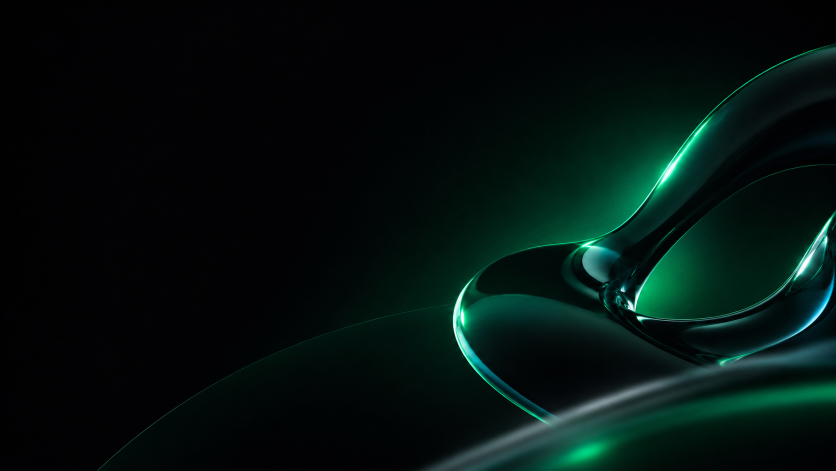
#> input picture brand/templates-src/Capas/fundoCapa01.png, 1672 x 941 px (shown at 1/2 size)
$ python build_templates.py ../templates-src/Canvas/fundoCanvaBoth01.png
#> lines starting #> are read from the running program, lines starting #| are printed output that depends on the picture; after the words box and inside, x2 and y2 are one past the last pixel; in counts of white or black regions, pixels touching at a corner belong together
#!/usr/bin/env python3
"""
O PIPELINE DE ARTES DO CITi SLIDES.

Este script é a razão de existirem 38 artes em vez de 4. O sistema antigo tinha
as zonas de texto ANOTADAS À MÃO, uma por uma, e é por isso que ele nunca passou
de quatro fundos: ninguém vai anotar 38 artes x 9 arquétipos na mão.

Aqui a máquina MEDE a arte:

  1. converte o PNG mestre em WebP 1600x900 (a arte fecha em ~40KB);
  2. mede uma GRADE DE OCUPAÇÃO 16x9 -- o quanto cada célula do slide está
     "ocupada" visualmente (0 = vazio liso, 99 = escultura ou facho de luz);
  3. mede matiz, luminância e deriva o `tone` (a posição da arte no eixo de cor);
  4. emite um catálogo TIPADO (templateArt.generated.ts) e um CATALOGO.md legível.

Em runtime, cada arquétipo propõe vários arranjos possíveis e o motor pontua cada
um contra a grade daquela arte (ver app/src/services/artZones.ts). O texto nunca
cai em cima da escultura, e a mesma arte muda de arranjo conforme o arquétipo.

Arte nova entra sozinha: joga o PNG (fundo estático) OU o MP4 (fundo com
movimento -- vira WebP animado, medido pelo frame do meio) em
brand/templates-src/<Familia>/ e roda:

    python3 brand/tools/build_templates.py

Uso:
    python3 brand/tools/build_templates.py            # build completo
    python3 brand/tools/build_templates.py --report   # só mede e imprime (não escreve nada)
"""

from __future__ import annotations

import math
import re
import subprocess
import sys
import tempfile
from dataclasses import dataclass
from pathlib import Path

import numpy as np
from PIL import Image

# ---------------------------------------------------------------------------
# Caminhos
# ---------------------------------------------------------------------------

ROOT = Path(__file__).resolve().parents[2]
SRC_DIR = ROOT / "brand" / "templates-src"
OUT_ART_DIR = ROOT / "app" / "src" / "assets" / "templates"
OUT_TS = ROOT / "app" / "src" / "services" / "templateArt.generated.ts"
OUT_MD = ROOT / "brand" / "CATALOGO.md"

# Pasta de origem -> família do catálogo. A família diz o PAPEL da arte no deck
# (ver aptidão de família no diretor de arte), não só onde o arquivo mora.
FAMILIES = {
    "Capas": "capa",       # peça de herói: cheia, dramática, feita pra UM bloco de texto grande
    "Canvas": "canvas",    # peça de miolo: escultura numa borda, vazio de sobra pro conteúdo denso
    "Espiral": "espiral",  # peça de virada: textura geométrica, ótima pra separador
    "Diva": "diva",        # peça de virada, paleta rosa/glam — mesmo papel do Espiral
}

# ---------------------------------------------------------------------------
# Formato de saída
# ---------------------------------------------------------------------------

ART_W, ART_H = 1600, 900
WEBP_QUALITY = 80
GRID_COLS, GRID_ROWS = 16, 9

# ---------------------------------------------------------------------------
# Vídeo -> WebP animado (fundos com movimento, ex: os blobs da marca)
# ---------------------------------------------------------------------------
#
# Mesmo tratamento de sempre (cover_crop + measure), só que a "arte" que sai no
# catálogo é um WebP ANIMADO em vez de estático. Pro app isto é invisível: o
# campo `src` continua uma string apontando pra um .webp, e todo navegador
# moderno já anima um WebP animado dentro de uma <img> normal — zero mudança
# no renderizador (ver components/present/SlideComposition.tsx).
#
# A GRADE, o matiz, a luminância etc. são medidos num único FRAME REPRESENTATIVO
# (o do meio do clipe), pelo mesmo motivo que uma arte estática usa um frame
# só: o motor de zonas precisa de UMA leitura estável, não de 80.
VIDEO_EXTS = {".mp4"}
VIDEO_FPS = 8
# 72 gerava bloco/xadrez visível nos degradês suaves destes vidros translúcidos
# (a compressão lossy do WebP é muito mais agressiva em gradiente liso do que
# em textura com ruído). 90 elimina o blocking a olho nu — testado lado a lado,
# ver conversa. Custo: ~2x o tamanho do arquivo (de ~1.8MB pra ~4MB por clipe
# de 10s), ainda dentro da faixa dos outros fundos animados já em produção
# (2-3.4MB).
VIDEO_QUALITY = 90
# Nível 4: leve ganho sobre o nível 3 sem escalar pra minutos por clipe (nível 6,
# o mais compacto, pode levar minutos num clipe gradiente como estes blobs de vidro).
VIDEO_COMPRESSION_LEVEL = 4

# ---------------------------------------------------------------------------
# Eixo de cor (SYNC_WITH: app/src/services/tone.ts)
# ---------------------------------------------------------------------------
#
#   0.0 ──────────── 0.5 ──────────── 1.0
#   Névoa           Oceano          Floresta
#   #E8F6F1         #2DAEDB         #2DDB60
#
# Os DOIS polos coloridos, ancorados no MATERIAL e não no hex da marca.
#
# O hex do verde CITi (#2DDB60) tem matiz 137°. Nenhuma arte chega perto disso:
# medindo as 38, o vidro mais verde da coleção dá 158° e o mais azul dá 199° — as
# esculturas são vidro esmeralda e vidro oceano, não tinta chapada. Ancorar no
# hex teórico espremeria TODOS os verdes na faixa 0.71..0.82 e a ponta Floresta
# do eixo nunca seria alcançada por arte nenhuma. Os âncoras abaixo são o que a
# coleção de fato contém, então o eixo inteiro é usado de ponta a ponta.
HUE_OCEANO = 197.0    # o vidro mais azul da coleção
HUE_FLORESTA = 160.0  # o vidro mais verde da coleção


# ---------------------------------------------------------------------------
# Colorimetria
# ---------------------------------------------------------------------------


def linearize(srgb: np.ndarray) -> np.ndarray:
    """sRGB (0..1) -> luz linear. Sem isso, somar canais é somar números que não são luz."""
    return np.where(srgb <= 0.04045, srgb / 12.92, ((srgb + 0.055) / 1.055) ** 2.4)


def lightness(rgb: np.ndarray) -> np.ndarray:
    """
    L* do CIE Lab (0..100), não a luminância linear.

    Esta escolha é o coração da medição. Estas artes são QUASE TODAS pretas: em
    luz linear, um brilho suave sobre preto vale ~0.02 e o desvio padrão de uma
    célula com um facho de luz sairia praticamente igual ao de uma célula vazia.
    L* expande os escuros do mesmo jeito que o olho expande — e é o olho que vai
    julgar se o texto é legível ali.
    """
    y = linearize(rgb) @ np.array([0.2126, 0.7152, 0.0722])
    return np.where(y > 0.008856, 116.0 * np.cbrt(y) - 16.0, 903.3 * y)


def chroma(rgb: np.ndarray) -> np.ndarray:
    """
    "Cor viva" da célula (0..100): croma = max(R,G,B) - min(R,G,B).

    ARMADILHA que isto evita: a saturação de HSV é uma RAZÃO ((max-min)/max), e
    num pixel quase preto ela explode — o pixel (2,3,1) tem saturação 0.67. Usar
    HSV aqui pintaria o preto liso do fundo como "cheio de cor" e o motor fugiria
    justamente das áreas onde o texto cabe melhor. Croma é diferença absoluta:
    no preto ela é zero, no brilho verde da escultura ela é enorme. É o que a
    palavra "viva" de fato quer dizer.
    """
    return (rgb.max(axis=-1) - rgb.min(axis=-1)) * 100.0


def hue_degrees(rgb: np.ndarray) -> np.ndarray:
    """Matiz em graus (0..360), no mesmo espaço do HSV."""
    r, g, b = rgb[..., 0], rgb[..., 1], rgb[..., 2]
    mx = rgb.max(axis=-1)
    mn = rgb.min(axis=-1)
    d = mx - mn
    h = np.zeros_like(mx)
    safe = d > 1e-6
    # Cada ramo do HSV, calculado só onde o canal é o máximo.
    ri = safe & (mx == r)
    gi = safe & (mx == g) & ~ri
    bi = safe & (mx == b) & ~ri & ~gi
    with np.errstate(invalid="ignore", divide="ignore"):
        h[ri] = (60.0 * ((g[ri] - b[ri]) / d[ri])) % 360.0
        h[gi] = 60.0 * ((b[gi] - r[gi]) / d[gi]) + 120.0
        h[bi] = 60.0 * ((r[bi] - g[bi]) / d[bi]) + 240.0
    return h


# ---------------------------------------------------------------------------
# Medição de uma arte
# ---------------------------------------------------------------------------


@dataclass
class ArtMeasurement:
    grid: list[int]        # 144 células (16x9), 0..99
    hue: float             # matiz dominante, graus
    luminance: float       # L* médio normalizado 0..1
    vividness: float       # croma médio 0..1 (o quanto a arte TEM cor)
    tone: float            # posição no eixo de cor, 0..1
    light: bool            # arte de fundo claro (o texto precisa ser escuro)


def occupancy_grid(lab_l: np.ndarray, chr_: np.ndarray) -> list[int]:
    """
    A GRADE DE OCUPAÇÃO: o quanto cada uma das 144 células está visualmente cheia.

        ocupação = desvio_padrão_da_luminância * 2.6 + croma_médio * 0.7

    Contraste local + cor viva. As duas parcelas existem por motivos diferentes:

    - O DESVIO PADRÃO pega a ESTRUTURA. Uma célula meio preta e meio iluminada
      tem desvio enorme, e é exatamente ali que uma linha de texto morre: metade
      das letras some no brilho. Uma célula uniforme (preta OU branca) tem desvio
      zero e aceita texto sem reclamar.
    - O CROMA pega a COR. Um verde chapado forte tem desvio baixo (é uniforme)
      mas briga com o texto assim mesmo. Só o desvio deixaria passar.
    """
    h, w = lab_l.shape
    cell_h, cell_w = h // GRID_ROWS, w // GRID_COLS
    out: list[int] = []
    for row in range(GRID_ROWS):
        for col in range(GRID_COLS):
            y0, y1 = row * cell_h, (row + 1) * cell_h
            x0, x1 = col * cell_w, (col + 1) * cell_w
            l_cell = lab_l[y0:y1, x0:x1]
            c_cell = chr_[y0:y1, x0:x1]
            occ = float(l_cell.std()) * 2.6 + float(c_cell.mean()) * 0.7
            out.append(int(min(99.0, max(0.0, round(occ)))))
    return out


def dominant_hue(hue: np.ndarray, chr_: np.ndarray, lab_l: np.ndarray) -> float:
    """
    Matiz da arte: média CIRCULAR dos pixels que de fato carregam cor, pesada por
    croma x luminância — é o brilho da escultura que define a identidade da arte,
    não os milhões de pixels pretos do fundo (que têm matiz aleatório e nenhuma cor).

    Média circular e não aritmética porque matiz é um ângulo: a média entre 350°
    e 10° é 0°, não 180°.
    """
    weight = (chr_ / 100.0) * (lab_l / 100.0)
    weight = np.where(chr_ > 8.0, weight, 0.0)  # abaixo disso é ruído de compressão, não cor
    total = float(weight.sum())
    if total < 1e-6:
        return HUE_FLORESTA  # arte sem cor nenhuma: neutra, deixa o eixo decidir pela névoa
    rad = np.deg2rad(hue)
    x = float((np.cos(rad) * weight).sum()) / total
    y = float((np.sin(rad) * weight).sum()) / total
    return math.degrees(math.atan2(y, x)) % 360.0


def derive_tone(hue: float, luminance: float, vividness: float) -> tuple[float, float]:
    """
    O `tone`: onde esta arte cai no eixo Névoa -> Oceano -> Floresta.

    Duas forças, porque o eixo tem duas naturezas. De 0.5 a 1.0 ele é MATIZ (o
    vidro oceano virando vidro esmeralda). De 0.5 a 0.0 ele NÃO é matiz: é LUZ.
    Branco gelo não tem matiz pra medir. O que separa a Névoa do resto é a arte
    ser clara.

    ARMADILHA que quase me pegou: a primeira versão media "névoa" como
    "clara E sem cor", achando que o branco seria lavado. Medindo, a arte branca
    tem croma 0.24 — MAIS cor que qualquer arte escura da coleção (0.03 a 0.17),
    porque hortelã sobre branco tem cor de verdade enquanto preto-com-brilho é
    quase tudo preto. Croma como sinal de névoa estava de cabeça pra baixo.
    Névoa é claridade, ponto.

    Devolve (tone, mist) — mist fica no relatório pra dar pra auditar a decisão.
    """
    # Matiz -> metade colorida do eixo. 197° (Oceano) = 0.5, 160° (Floresta) = 1.0.
    span = HUE_OCEANO - HUE_FLORESTA
    hue_tone = 0.5 + 0.5 * (HUE_OCEANO - hue) / span
    hue_tone = min(1.0, max(0.40, hue_tone))  # roxo/ciano puro ainda ancoram no Oceano

    # A névoa é pura claridade: L* médio de 0.35 pra cima já começa a puxar, e a
    # partir de 0.65 a arte É o polo branco do eixo.
    mist = min(1.0, max(0.0, (luminance - 0.35) / 0.30))

    tone = hue_tone * (1.0 - mist)
    return round(min(1.0, max(0.0, tone)), 3), round(mist, 3)


def measure(art: Image.Image) -> ArtMeasurement:
    rgb = np.asarray(art, dtype=np.float32) / 255.0
    lab_l = lightness(rgb)
    chr_ = chroma(rgb)
    hue = hue_degrees(rgb)

    grid = occupancy_grid(lab_l, chr_)
    dom_hue = dominant_hue(hue, chr_, lab_l)
    luminance = float(lab_l.mean()) / 100.0
    vividness = float(chr_.mean()) / 100.0
    tone, _mist = derive_tone(dom_hue, luminance, vividness)

    return ArtMeasurement(
        grid=grid,
        hue=round(dom_hue, 1),
        luminance=round(luminance, 3),
        vividness=round(vividness, 3),
        tone=tone,
        # Arte clara: o texto branco padrão SOME nela. O runtime vira a tinta pro
        # escuro e escolhe o acento profundo (ver tone.ts / composeArt).
        light=luminance > 0.55,
    )


# ---------------------------------------------------------------------------
# Imagem
# ---------------------------------------------------------------------------


def cover_crop(img: Image.Image, ratio: float = ART_W / ART_H) -> Image.Image:
    """Corta pro 16:9 pelo centro. Uma das artes vem 3:2 e sem isso ela sairia esmagada."""
    w, h = img.size
    if abs(w / h - ratio) < 0.001:
        return img
    if w / h > ratio:  # larga demais: corta as laterais
        new_w = int(round(h * ratio))
        x0 = (w - new_w) // 2
        return img.crop((x0, 0, x0 + new_w, h))
    new_h = int(round(w / ratio))  # alta demais: corta topo e base
    y0 = (h - new_h) // 2
    return img.crop((0, y0, w, y0 + new_h))


def slugify(stem: str) -> str:
    """fundoCapa01 -> capa-01 · fundoCanvaLeft02 -> canva-left-02 · fundEspiralBranco01 -> espiral-branco-01"""
    name = re.sub(r"^fundo?", "", stem)
    parts = re.findall(r"[A-Z][a-z]*|\d+", name)
    return "-".join(p.lower() for p in parts)


# [72 lines left out: functions video_duration, video_representative_frame, encode_animated_webp, not called in this run]


# ---------------------------------------------------------------------------
# Saída
# ---------------------------------------------------------------------------


@dataclass
class ArtRecord:
    id: str
    family: str
    file: str
    m: ArtMeasurement
    animated: bool = False


# [139 lines left out: functions render_grid_ascii, emit_ts, emit_md, tone_band, not called in this run]


# ---------------------------------------------------------------------------
# Main
# ---------------------------------------------------------------------------


def sorted_sources(src: Path) -> list[Path]:
    """PNGs (fundos estáticos) e MP4s (fundos com movimento), juntos e em ordem."""
    paths = list(src.glob("*.png")) + [p for p in src.glob("*") if p.suffix.lower() in VIDEO_EXTS]
    return sorted(paths, key=lambda p: p.name)


def measured_still(path: Path) -> Image.Image:
    """A imagem 1600x900 já cortada, pronta pro medidor -- de um PNG ou do frame do meio de um vídeo."""
    if path.suffix.lower() in VIDEO_EXTS:
        img = video_representative_frame(path)
    else:
        img = Image.open(path).convert("RGB")
    return cover_crop(img).resize((ART_W, ART_H), Image.LANCZOS)


# [19 lines left out: function collect, not called in this run]


def build(report_only: bool) -> int:
    if not SRC_DIR.is_dir():
        print(f"erro: {SRC_DIR} não existe.", file=sys.stderr)
        return 1

    records: list[ArtRecord] = []
    total_bytes = 0

    for folder, family in FAMILIES.items():
        src = SRC_DIR / folder
        if not src.is_dir():
            continue
        out_dir = OUT_ART_DIR / family
        if not report_only:
            out_dir.mkdir(parents=True, exist_ok=True)

        for path in sorted_sources(src):
            is_video = path.suffix.lower() in VIDEO_EXTS
            art = measured_still(path)
#> in measured_still, img is the input picture: PIL image 1672x941 RGB; mean R, G, B 3.8, 17.6, 15.1
            art_id = slugify(path.stem)
            m = measure(art)
#> in hue_degrees, `r, g, b = rgb[..., 0], rgb[..., 1], rgb[..., 2]`:
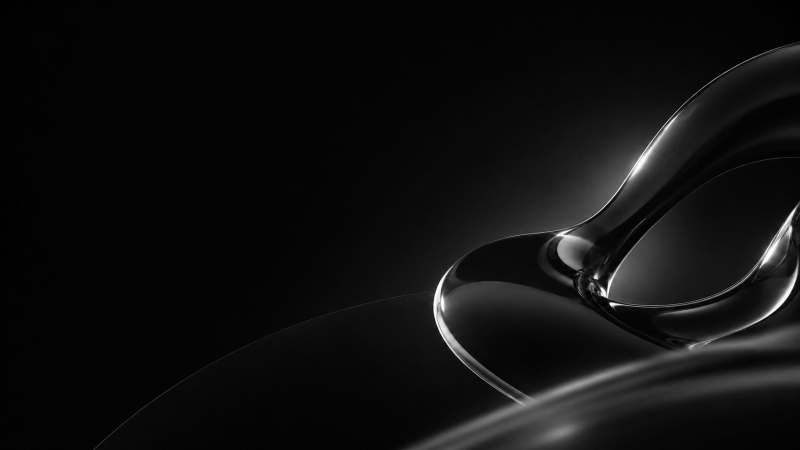
#> b: shape (900, 1600) float32 (shown at 1/2 size); min 0, max 1, mean 0.0591
#> in hue_degrees, `safe = d > 1e-6`:
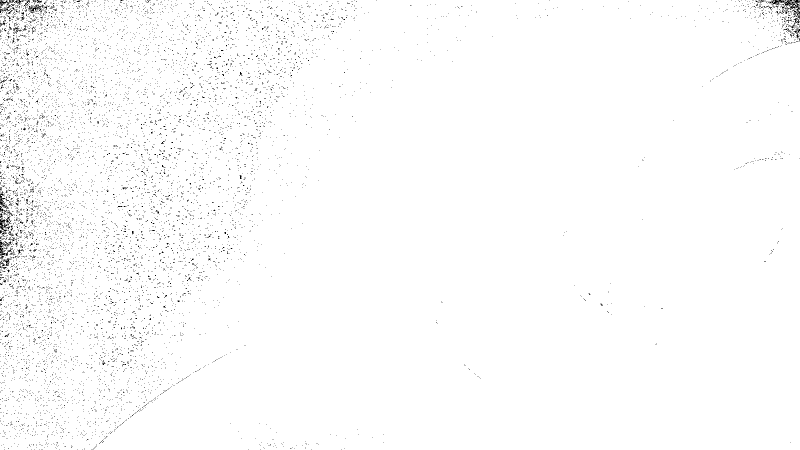
#> safe: shape (900, 1600) bool (shown at 1/2 size); 98.7% white; black in thin lines or dots
#> in hue_degrees, `ri = safe & (mx == r)`:
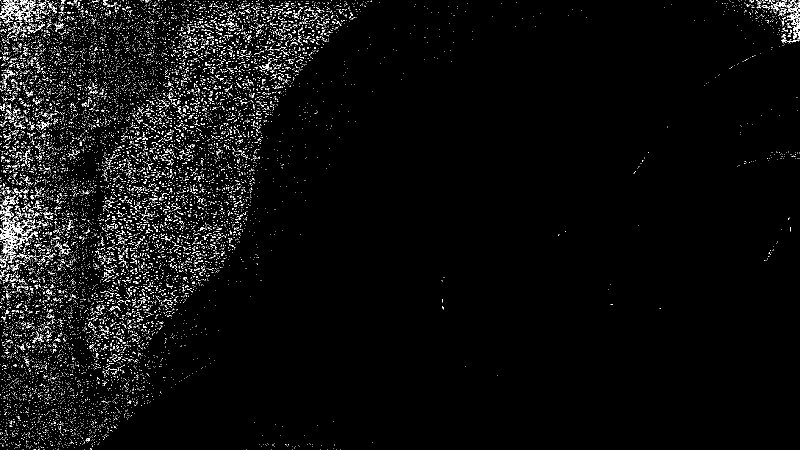
#> ri: shape (900, 1600) bool (shown at 1/2 size); 3.5% white in thin lines or dots
#> in hue_degrees, `gi = safe & (mx == g) & ~ri`:
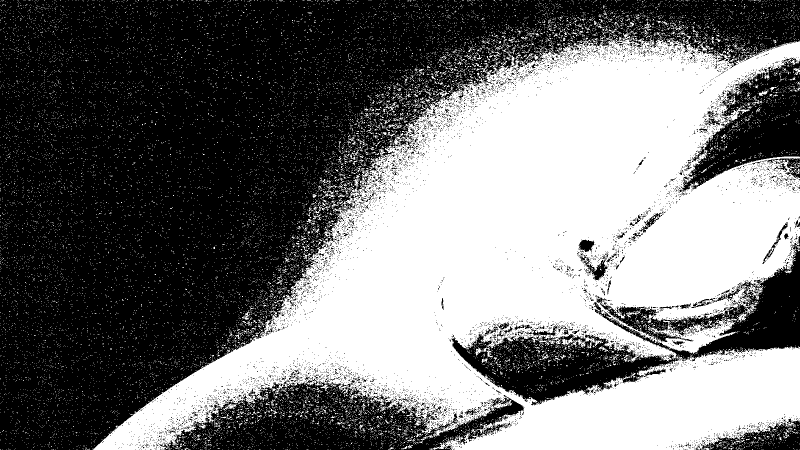
#> gi: shape (900, 1600) bool (shown at 1/2 size); 45.1% white; 17787 white regions (17534 under 20 px), largest, box (x1, y1, x2, y2) and area: (186, 64, 1600, 900) 604264, (951, 695, 986, 716) 239, (1474, 624, 1494, 645) 170
#> in hue_degrees, `bi = safe & (mx == b) & ~ri & ~gi`:
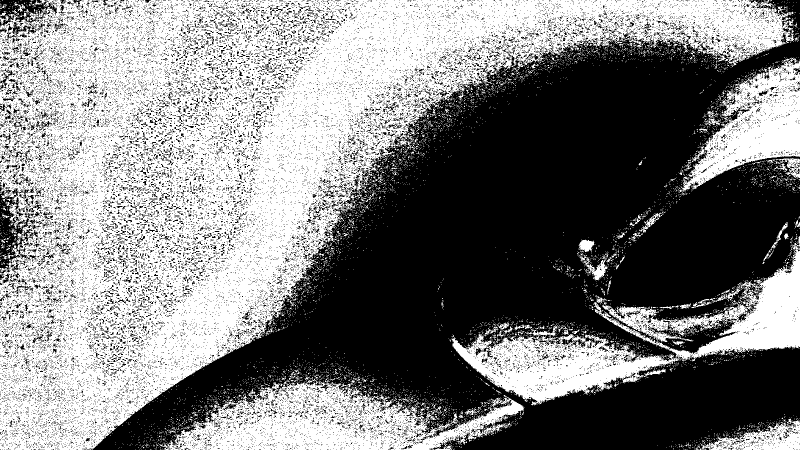
#> bi: shape (900, 1600) bool (shown at 1/2 size); 50.1% white; 26697 black regions (25863 under 20 px), largest, box (x1, y1, x2, y2) and area: (179, 0, 1600, 900) 607897, (0, 364, 74, 547) 4940, (0, 0, 115, 55) 3028
#> in hue_degrees, `h[gi] = 60.0 * ((b[gi] - r[gi]) / d[gi]) + 120.0`:
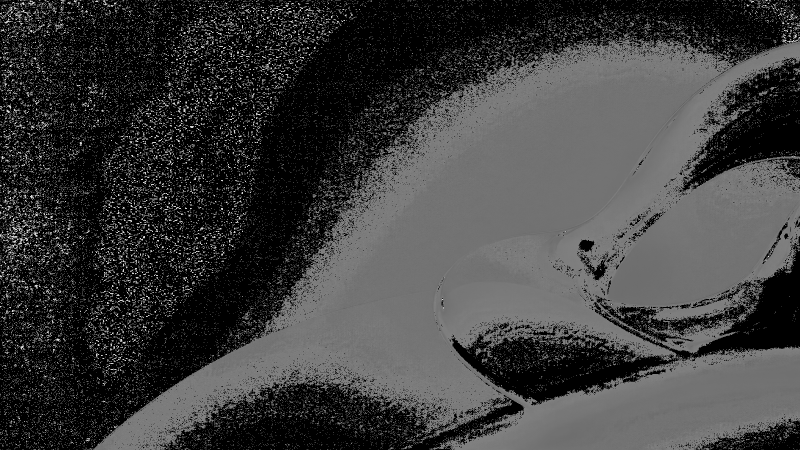
#> h: shape (900, 1600) float32 (shown at 1/2 size); min 0, max 354.5, mean 85.4; drawn with min black and max white
#> in hue_degrees, `h[bi] = 60.0 * ((r[bi] - g[bi]) / d[bi]) + 240.0`:
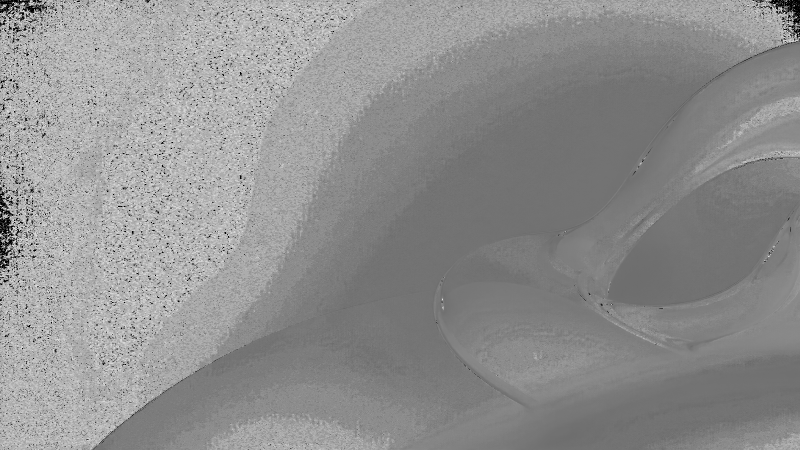
#> h: shape (900, 1600) float32 (shown at 1/2 size); min 0, max 354.5, mean 199.9; drawn with min black and max white
#> after the loop in occupancy_grid, `for row in range(GRID_ROWS):`: out = 144 values, max 88 at index 104, min 1 at index 0, mean 15.64
#> in measure, `grid = occupancy_grid(lab_l, chr_)`: grid has the same summary as out in occupancy_grid
#> in dominant_hue, `total = float(weight.sum())`: total = 18858.9
#> in dominant_hue, `x = float((np.cos(rad) * weight).sum()) / total`: x = -0.95
#> in dominant_hue, `y = float((np.sin(rad) * weight).sum()) / total`: y = 0.264
#> in measure, `dom_hue = dominant_hue(hue, chr_, lab_l)`: dom_hue = 164.5
#> in measure, `luminance = float(lab_l.mean()) / 100.0`: luminance = 0.0579
#> in measure, `vividness = float(chr_.mean()) / 100.0`: vividness = 0.0583
#> in derive_tone, `hue_tone = 0.5 + 0.5 * (HUE_OCEANO - hue) / span`: hue_tone = 0.94
#> in derive_tone, `mist = min(1.0, max(0.0, (luminance - 0.35) / 0.30))`: mist = 0
#> in derive_tone, `tone = hue_tone * (1.0 - mist)`: tone = 0.94

            if not report_only:
                out = out_dir / f"{art_id}.webp"
                if is_video:
                    encode_animated_webp(path, out)
                else:
                    art.save(out, "WEBP", quality=WEBP_QUALITY, method=6)
#> (the run stopped early here; a loop or call above may not have finished)
